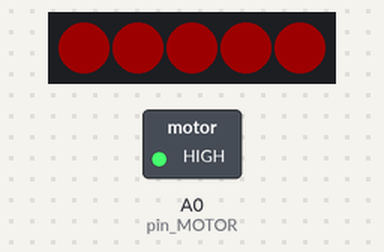
Bench run of a sketch on a simulated Arduino Uno, built with avr-gcc and run on an emulated ATmega328P. On the bench: 5 RGB LEDs in strip order, left to right, switched loads named in the sketch (green lamp = pin HIGH). Dim RGB values are drawn brighter than linear; random numbers use the default seed unless the sketch sets one.

Above: at 0.1 s.
At 13.44 s:
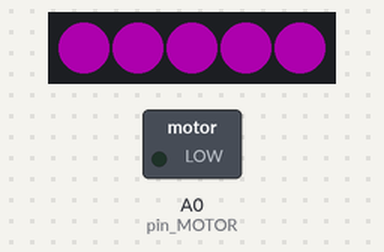
At 21.23 s:
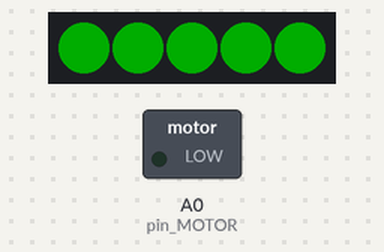
At 38.0 s:
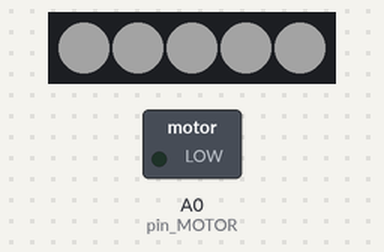
Timing chart, 0 to 40.0 s (numbered marks = the images above):
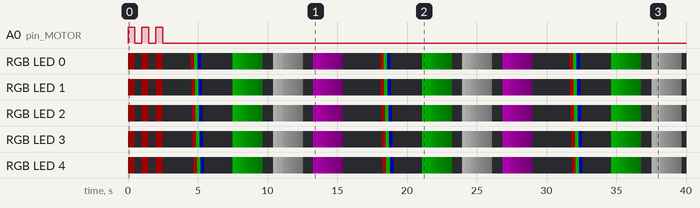

Measured:
- by itself, A0 (pin_MOTOR): alternates HIGH for 0.50 s and LOW for 0.50 s, 6 changes in all, then stays LOW
- by itself, RGB LED 0: off → RGB(29, 0, 0) at 0.00 s, → off 0.50 s later, → RGB(29, 0, 0) 0.50 s later, → off 0.50 s later, … (202 changes in this stretch)
- by itself, RGB LED 1: off → RGB(29, 0, 0) at 0.00 s, → off 0.50 s later, → RGB(29, 0, 0) 0.50 s later, → off 0.50 s later, … (202 changes in this stretch)

The sketch:

LED_Motor.ino
```cpp
#include <Adafruit_NeoPixel.h>

    int pin_MOTOR = A0; //Note: Connecting motor to analog pin to vary vibration output
    bool T_F = 0;

    int redColor = 0;
    int greenColor = 0;
    int blueColor = 0;
    int delayval = 200;

#define PIN 3   // input pin Neopixel is attached to
// the PWM pin the LED is attached to

#define NUMPIXELS      5 // number of neopixels in Ring

#define BRIGHTNESS 50

Adafruit_NeoPixel pixels = Adafruit_NeoPixel(NUMPIXELS, PIN, NEO_GRB + NEO_KHZ800);

void setup() {
  // put your setup code here, to run once:
      pixels.begin(); // Initializes the NeoPixel library.
      pixels.show();
      pixels.setBrightness(BRIGHTNESS);

      pinMode(pin_MOTOR, OUTPUT);
      analogWrite(pin_MOTOR, 0);
}

void loop() {
       pixels.clear();
  // put your main code here, to run repeatedly:
if (T_F == 0) {

      analogWrite(pin_MOTOR, 255);

      pixels.setPixelColor(0, pixels.Color(150,0,0));
      pixels.setPixelColor(1, pixels.Color(150,0,0));
      pixels.setPixelColor(2, pixels.Color(150,0,0));
      pixels.setPixelColor(3, pixels.Color(150,0,0));
      pixels.setPixelColor(4, pixels.Color(150,0,0));
      pixels.show();
      pixels.clear();

      delay(500);

      analogWrite(pin_MOTOR, 0);

      pixels.setPixelColor(0, pixels.Color(0,0,0));
      pixels.setPixelColor(1, pixels.Color(0,0,0));
      pixels.setPixelColor(2, pixels.Color(0,0,0));
      pixels.setPixelColor(3, pixels.Color(0,0,0));
      pixels.setPixelColor(4, pixels.Color(0,0,0));
      pixels.show();
      pixels.clear();

      delay(500);

      analogWrite(pin_MOTOR, 255);

      pixels.setPixelColor(0, pixels.Color(150,0,0));
      pixels.setPixelColor(1, pixels.Color(150,0,0));
      pixels.setPixelColor(2, pixels.Color(150,0,0));
      pixels.setPixelColor(3, pixels.Color(150,0,0));
      pixels.setPixelColor(4, pixels.Color(150,0,0));
      pixels.show();
      pixels.clear();

      delay(500);

      analogWrite(pin_MOTOR, 0);

      pixels.setPixelColor(0, pixels.Color(0,0,0));
      pixels.setPixelColor(1, pixels.Color(0,0,0));
      pixels.setPixelColor(2, pixels.Color(0,0,0));
      pixels.setPixelColor(3, pixels.Color(0,0,0));
      pixels.setPixelColor(4, pixels.Color(0,0,0));
      pixels.show();
      pixels.clear();

      delay(500);

      analogWrite(pin_MOTOR, 255);

      pixels.setPixelColor(0, pixels.Color(150,0,0));
      pixels.setPixelColor(1, pixels.Color(150,0,0));
      pixels.setPixelColor(2, pixels.Color(150,0,0));
      pixels.setPixelColor(3, pixels.Color(150,0,0));
      pixels.setPixelColor(4, pixels.Color(150,0,0));
      pixels.show();
      pixels.clear();

      delay(500);

      analogWrite(pin_MOTOR, 0);

      pixels.setPixelColor(0, pixels.Color(0,0,0));
      pixels.setPixelColor(1, pixels.Color(0,0,0));
      pixels.setPixelColor(2, pixels.Color(0,0,0));
      pixels.setPixelColor(3, pixels.Color(0,0,0));
      pixels.setPixelColor(4, pixels.Color(0,0,0));
      pixels.show();
      pixels.clear();

      T_F = 1; //To make sure this runs only once!

      }

     delay(2000);
     //setColor();

//     for(int i = 0; i < NUMPIXELS; i++) {
//
//     // pixels.Color takes RGB values, from 0,0,0 up to 255,255,255
//     pixels.setPixelColor(i, pixels.Color(redColor, greenColor, blueColor)); // Moderately bright green color.
//
//     pixels.show(); // This sends the updated pixel color to the hardware.
//
//     delay(delayval); // Delay for a period of time (in milliseconds).
//
//                if (i == NUMPIXELS){
//                    i = 0; // start all over again!
//                    setColor();
//                }
//
//
//     } delay(2000);
  colorWipe(pixels.Color(255,   0,   0)     , 50); // Red
  colorWipe(pixels.Color(  0, 255,   0)     , 50); // Green
  colorWipe(pixels.Color(  0,   0, 255)     , 50); // Blue
  colorWipe(pixels.Color(  0,   0,   0, 255), 50); // True white (not RGB white)

  delay(2000);

  for(int j = 255; j >= 0; j--) { // Ramp down from 255 to 0
    pixels.fill(pixels.Color(0, pixels.gamma8(j), 0));
    pixels.show();
    delay(10);
  }
  delay(100);
  for(int j = 255; j >= 0; j--) { // Ramp down from 255 to 0
    pixels.fill(pixels.Color(pixels.gamma8(j), pixels.gamma8(j), pixels.gamma8(j)));
    pixels.show();
    delay(10);
  }
  delay(100);
  for(int j = 255; j >= 0; j--) { // Ramp down from 255 to 0
    pixels.fill(pixels.Color(pixels.gamma8(j), 0, pixels.gamma8(j)));
    pixels.show();
    delay(10);
  }

}


void setColor() {

    redColor = random(0, 150);
    greenColor = random(0,150);
    blueColor = random(0, 150);
}


void colorWipe(uint32_t color, int wait) {
  for(int i=0; i<NUMPIXELS; i++) { // For each pixel in strip...
    pixels.setPixelColor(i, color);         //  Set pixel's color (in RAM)
    pixels.show();                          //  Update strip to match
    delay(wait);                           //  Pause for a moment
  }
}

void pulseWhite(uint8_t wait) {
  for(int j=0; j<256; j++) { // Ramp up from 0 to 255
    // Fill entire strip with white at gamma-corrected brightness level 'j':
    pixels.fill(pixels.Color(0, 0, 0, pixels.gamma8(j)));
    pixels.show();
    delay(wait);
  }

  for(int j = 255; j >= 0; j--) { // Ramp down from 255 to 0
    pixels.fill(pixels.Color(0, 0, 0, pixels.gamma8(j)));
    pixels.show();
    delay(wait);
  }
}
```
